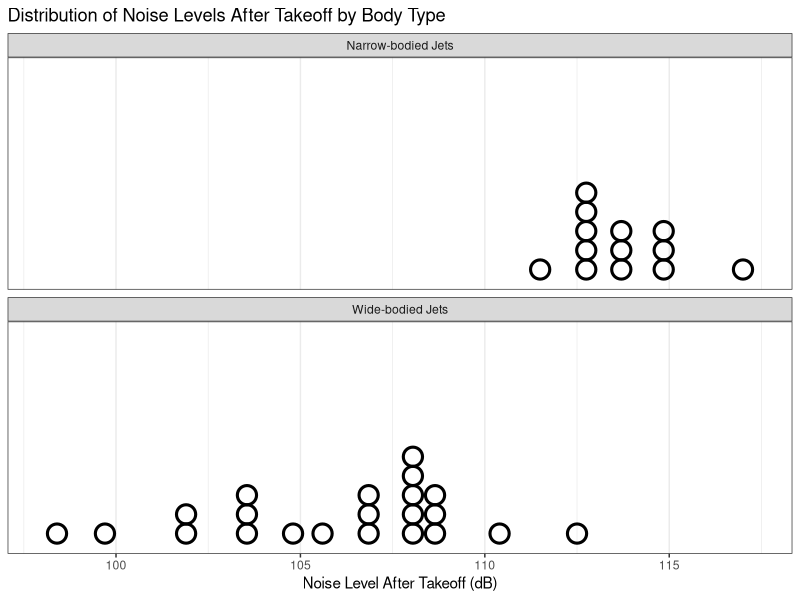

Write R code to recreate this figure.
## ---- chunk 1
#| include: false
library(knitr)
library(ggplot2)
## ---- chunk 2
#| results: asis
#| classes: excel

noise.df <- read.csv("datasets/jet-noise.csv")
 
rbind(colnames(noise.df), head(noise.df, n = 14), rep("...", ncol(noise.df))) |>
  kable(format = "html", row.names = TRUE, col.names = LETTERS[1:ncol(noise.df)])
## ---- chunk 3
#| fig-dpi: 300
#| fig-height: 4.5
#| fig-width: 7
#| out-width: 40%
#| fig-align: center
#| fig-cap: "**Figure:** Distribution of 35 jet noise levels after takeoff."

ggplot(noise.df, aes(x = noise)) +
  geom_dotplot(fill = NA, stroke = 3, colour = "black", binwidth = (max(noise.df$noise) - min(noise.df$noise)) / 25, dotsize = 0.7) + 
  facet_wrap(~ body, nrow = 2, labeller = as_labeller(c(`narrow` = "Narrow-bodied Jets", `wide` = "Wide-bodied Jets"))) +
  scale_y_continuous(breaks = NULL) +
  labs(y = NULL, x = "Noise Level After Takeoff (dB)", title = "Distribution of Noise Levels After Takeoff by Body Type") +
  theme_bw()
